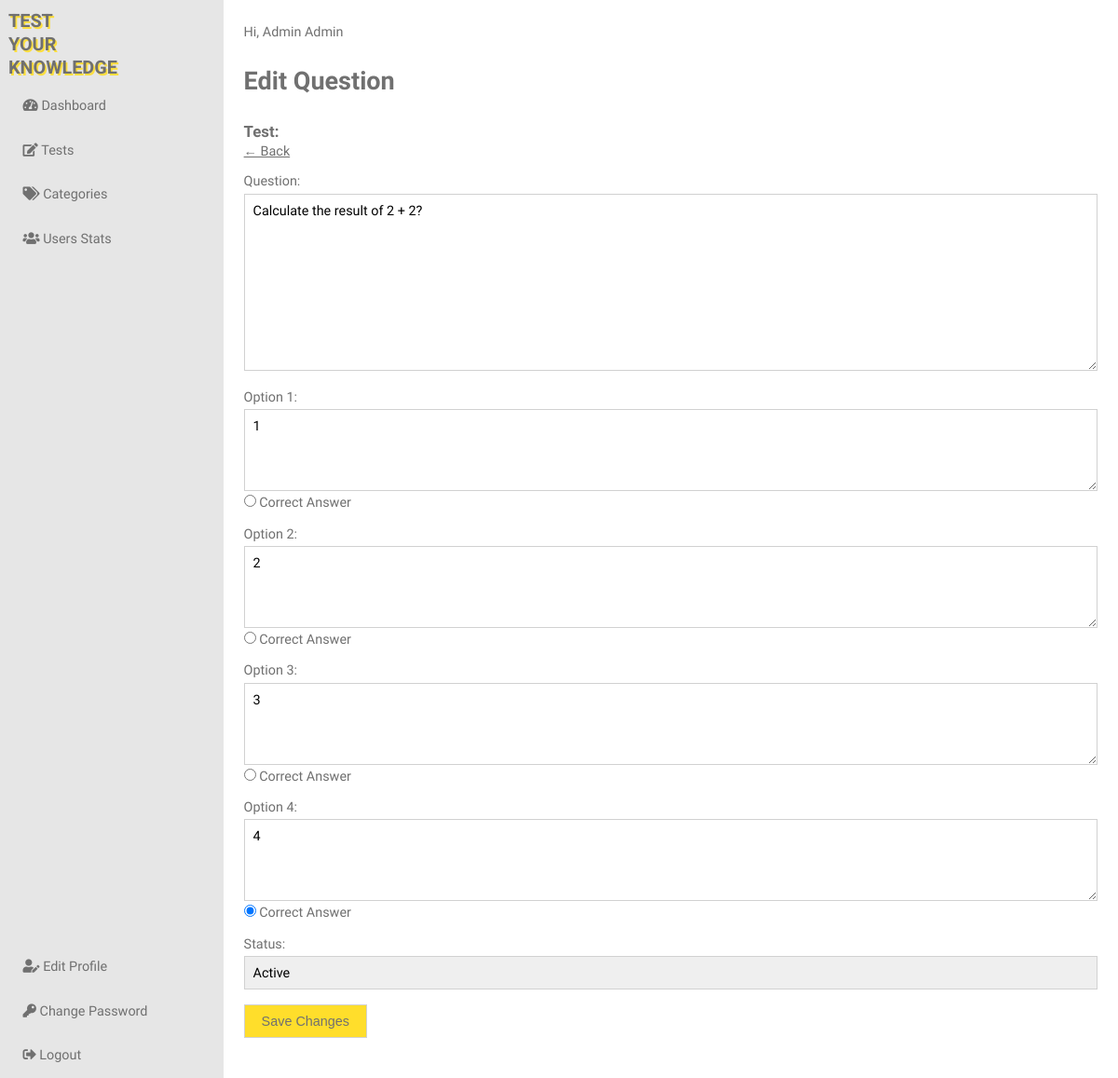
Page /admin/admin-edit-question.php?questionId=42 (signed in) on the committed database.
### tables this page shows
CREATE TABLE IF NOT EXISTS `tb_questions` (
  `id` int(11) NOT NULL AUTO_INCREMENT,
  `idTest` int(11) NOT NULL,
  `question` longtext NOT NULL,
  `option1` longtext NOT NULL,
  `option2` longtext NOT NULL,
  `option3` longtext NOT NULL,
  `option4` longtext NOT NULL,
  `correctOption` varchar(10) NOT NULL,
  `status` tinyint(1) NOT NULL DEFAULT '1',
  `createdDate` timestamp NOT NULL DEFAULT CURRENT_TIMESTAMP,
  `modifiedDate` timestamp NOT NULL DEFAULT CURRENT_TIMESTAMP,
  PRIMARY KEY (`id`)
);

### model/database.php (called while the page is built, shortened)
<?php
class Database {
    public $connection;
    public function getConnection(){
        $this->connection = new mysqli(DB_HOST, DB_USER, DB_PASSWORD, DB_NAME);
    }
    public function escape_string($string){
        $escaped_string = $this->connection->real_escape_string($string);
        return $escaped_string;
    }
    public function prepare($query){
        return $this->connection->prepare($query);
    }
}
$database = new Database();
?>

### model/questions.php (called while the page is built, shortened)
<?php
class Question {
    private $question;
    private $option1;
    private $option2;
    private $option3;
    private $option4;
    private $correctOption;
    private $status;
    public function getQuestion(){
        return $this->question;
    }
    public function setQuestion($question){
        $this->question = $question;
    }
    public function getOption1(){
        return $this->option1;
    }
    public function setOption1($option1){
        $this->option1 = $option1;
    }
    public function getOption2(){
        return $this->option2;
    }
    public function setOption2($option2){
        $this->option2 = $option2;
    }
    public function getOption3(){
        return $this->option3;
    }
    public function setOption3($option3){
        $this->option3 = $option3;
    }
    public function getOption4(){
        return $this->option4;
    }
    public function setOption4($option4){
        $this->option4 = $option4;
    }
    public function getCorrectOption(){
        return $this->correctOption;
    }
    public function setCorrectOption($correctOption){
        $this->correctOption = $correctOption;
    }
    public function getStatus(){
        return $this->status;
    }
    public function setStatus($status){
        $this->status = $status;
    }
    public static function getQuestionData(){
        global $database;
        $questionId = $_SESSION['questionId'];
        $questionId = $database->escape_string($questionId);
        $questionObject = new self;
        if($stmt = $database->prepare("SELECT id, idTest, question, option1, option2, option3, option4, correctOption, status FROM tb_questions WHERE id = ?")){
            $stmt->bind_param("i", $questionId);
            $stmt->execute();
            $stmt->store_result();
            $stmt->bind_result($id, $idTest, $question, $option1, $option2, $option3, $option4, $correctOption, $status);
            if($stmt->num_rows) {
                $status = ($status ? "Active" : "Inactive");
                $questionObject->setId($id);
                $questionObject->setIdTest($idTest);
                $questionObject->setQuestion($question);
                $questionObject->setOption1($option1);
                $questionObject->setOption2($option2);
                $questionObject->setOption3($option3);
                $questionObject->setOption4($option4);
                $questionObject->setCorrectOption($correctOption);
                $questionObject->setStatus($status);
            }
        }
        return $questionObject;
    }
}
?>

### admin/admin-edit-question.php (the view, shortened to what this page needs)
<?php include "../view/header-admin.php"; ?>
<?php
$test = Test::getTestData();
if(isset($_POST['submit'])){
    $question = Question::getQuestionData();
    $message = Question::updateQuestion();
} else {
    $question = Question::getQuestionData();
}
?>
<body>
    <div class="container">
        <?php include "../view/menu-admin.php"; ?>
        <main class="main">
            <?php include "../view/welcome.php"; ?>
            <div class="page-title-box">
                <h2 class="page-title">Edit Question</h2>
            </div>
            <div class="page-title-box">
                <h3>Test: <?php echo $test->getName(); ?></h3>
                <h3><a class="link-form" href="admin-edit-test.php?testId=<?php echo $_SESSION['testId']; ?>">&larr; Back</a></h3>
            </div>
            <div>
                <form action="admin-edit-question.php" method="post">
                    <div class="form-group">
                        <label for="question"><span class="label-text">Question:</span>
                            <textarea name="question" id="question" rows="10" class="form-input" placeholder="Question" title="Must have 20 characters or more" minlength=20 autofocus required><?php echo isset($_POST["question"]) ? $_POST["question"] : $question->getQuestion(); ?></textarea>
                        </label>
                    </div>
                    <div class="form-group">
                        <label for="option1"><span class="label-text">Option 1:</span>
                            <textarea name="option1" id="option1" rows="4" class="form-input" placeholder="Option 1" title="Must have 1 character or more" minlength=1 required><?php echo isset($_POST["option1"]) ? $_POST["option1"] : $question->getOption1(); ?></textarea>
                            <label for="correctOption"><input type="radio" name="correctOption" value="option1"
                            <?php echo isset($_POST['correctOption']) && $_POST['correctOption'] == 'option1' ? 'checked' : ($question->getCorrectOption() && $question->getCorrectOption() == 'option1' ? 'checked' : ''); ?>> Correct Answer</label>
                        </label>
                    </div>
                    <div class="form-group">
                        <label for="option2"><span class="label-text">Option 2:</span>
                            <textarea name="option2" id="option2" rows="4" class="form-input" placeholder="Option 2" title="Must have 1 character or more" minlength=1 required><?php echo isset($_POST["option2"]) ? $_POST["option2"] : $question->getOption2(); ?></textarea>
                            <label for="correctOption"><input type="radio" name="correctOption" value="option2"
                            <?php echo isset($_POST['correctOption']) && $_POST['correctOption'] == 'option2' ? 'checked' : ($question->getCorrectOption() && $question->getCorrectOption() == 'option2' ? 'checked' : ''); ?>> Correct Answer</label>
                        </label>
                    </div>
                    <div class="form-group">
                        <label for="option3"><span class="label-text">Option 3:</span>
                            <textarea name="option3" id="option3" rows="4" class="form-input" placeholder="Option 3" title="Must have 1 character or more" minlength=1 required><?php echo isset($_POST["option3"]) ? $_POST["option3"] : $question->getOption3(); ?></textarea>
                            <label for="correctOption"><input type="radio" name="correctOption" value="option3"
                            <?php echo isset($_POST['correctOption']) && $_POST['correctOption'] == 'option3' ? 'checked' : ($question->getCorrectOption() && $question->getCorrectOption() == 'option3' ? 'checked' : ''); ?>> Correct Answer</label>
                        </label>
                    </div>
                    <div class="form-group">
                        <label for="option4"><span class="label-text">Option 4:</span>
                            <textarea name="option4" id="option4" rows="4" class="form-input" placeholder="Option 4" title="Must have 1 character or more" minlength=1 required><?php echo isset($_POST["option4"]) ? $_POST["option4"] : $question->getOption4(); ?></textarea>
                            <label for="correctOption"><input type="radio" name="correctOption" value="option4"
                            <?php echo isset($_POST['correctOption']) && $_POST['correctOption'] == 'option4' ? 'checked' : ($question->getCorrectOption() && $question->getCorrectOption() == 'option4' ? 'checked' : ''); ?>> Correct Answer</label>
                        </label>
                    </div>
                    <div class="form-group">
                        <label for="status"><span class="label-text">Status:</span>
                            <select name="status" id="status" class="form-input">
                                <option value="1" <?php echo (isset($_POST['status']) && $_POST['status'] == 1) || $question->getStatus() == 'Active' ? 'selected' : ''; ?>>Active</option>
                            </select>
                        </label>
                    </div>
                    <div class="form-group">
                        <input type="submit" name="submit" class="form-button-small" value="Save Changes">
                    </div>
                </form>
            </div>
        </main>
    </div>
</body>
</html>

### assets/css/style.css (style rules this page uses)
*, *::after, *::before { margin: 0; padding: 0; box-sizing: inherit; }
html { font-size: 62.5%; }
@media only screen and (max-width: 75em) { html { font-size: 56.25%; } }
body { box-sizing: border-box; font-family: "Nanum Gothic", sans-serif; font-size: 1.6rem; color: #707070; }
.form-group { margin-bottom: 1.8rem; }
.form-input { border: 1px solid #D1D1D1; padding: 1rem; outline: none; width: 100%; font-size: 1.6rem; font-family: "Nanum Gothic", sans-serif; }
.label-text { display: inline-block; margin-bottom: .5rem; }
select { width: 100%; padding: 1rem; font-size: 1.6rem; border: 1px solid #ccc; border-radius: 0px; height: 4rem; -webkit-appearance: none; -moz-appearance: none; appearance: none; }
.form-button, .form-button-small, .link-button { background-color: #FFDE2B; padding: 1rem 2rem; font-size: 1.6rem; border: 1px solid #D1D1D1; outline: none; color: #707070; }
.link-form { color: #707070; font-size: 1.6rem; font-weight: 400; font-family: "Nanum Gothic", sans-serif; }
.container { min-height: 100vh; display: grid; grid-template-rows: repeat(1, minmax(100vh, max-content)); grid-template-columns: .25fr 1fr; grid-template-areas: "side main"; }
.main { grid-area: main; padding: 2.9rem 2.4rem; }
.page-title { font-size: 3rem; font-weight: 700; }
.page-title-box { width: 100%; margin: 3.1rem 0 1.7rem 0; }

### rows in the picture
tb_questions: question "Calculate the result of 2 + 2?", option1 "1", option2 "2", option3 "3", option4 "4", correctOption "☑", status "Active"

### other values in the picture
$_SESSION['firstName'] "Admin"
$_SESSION['lastName'] "Admin"
